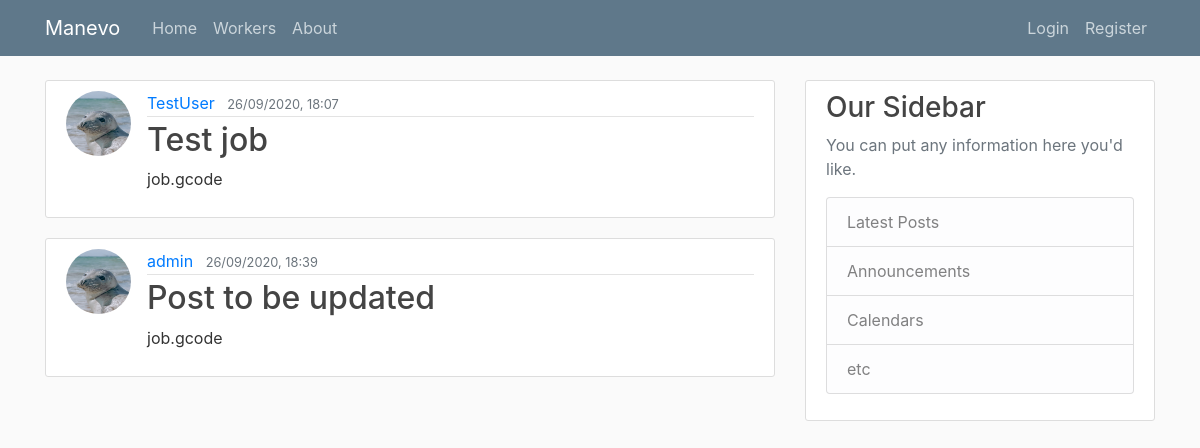
Page /home on the earlier database version.
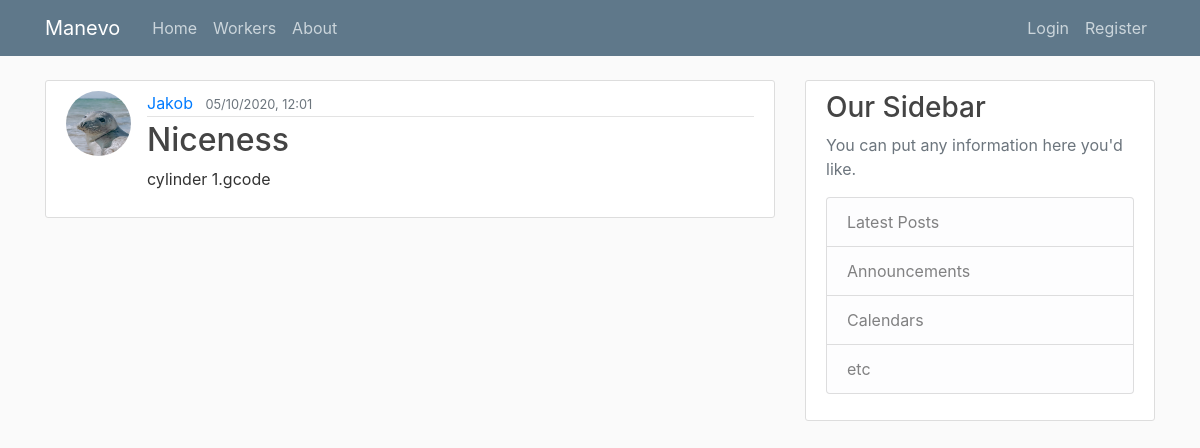
Same page on the later database version.
### hub/models.py (models this page shows, shortened)
class Job(db.Model):
    id = db.Column(db.Integer, primary_key=True) # Primary key for job
    uploadID = db.Column(db.Integer, unique=False) # ID for uploads - used for quantity settings
    groupID = db.Column(db.Integer, unique=False) # ID to group different jobs
    queuePosition = db.Column(db.Integer, unique=True) # Number used to sort job queue positions
    title = db.Column(db.String, nullable=False) # Arbitrary name of the job given by user
    code = db.Column(db.String, nullable=False) # Filename of uploaded GCode
    color = db.Column(db.String, nullable=False) # Color of filament used
    material = db.Column(db.String, nullable=False) # Filament material
    datePosted = db.Column(db.DateTime, nullable=False, default=datetime.now()) # Date job is posted
    datePrintStart = db.Column(db.DateTime, nullable=True) # Date job is initiated
    datePrintFinish = db.Column(db.DateTime, nullable=True) # Date job is completed
    qty = db.Column(db.Integer, nullable=False) # Job multiplier - this column will be deleted in later versions
    comment = db.Column(db.Text, nullable=True) # Comment by user regarding job
    status = db.Column(db.String, nullable=False) # Status of print - In queue, printed, completed, ect.
    printerID = db.Column(db.Integer, db.ForeignKey('worker.id')) # ID used to assign job or refer job to the used printer
    userID = db.Column(db.Integer, db.ForeignKey('user.id'), nullable=False) # ID used to assign job or refer job to the used printer

class User(db.Model, UserMixin):
    id = db.Column(db.Integer, primary_key=True)
    username = db.Column(db.String(20), unique=True, nullable=False)
    email = db.Column(db.String(120), unique=True, nullable=False)
    image_file = db.Column(db.String(20), nullable=False, default='default.jpg')
    password = db.Column(db.String(60), nullable=False)
    jobs = db.relationship('Job', backref='user')
    workers = db.relationship('Worker', backref='user')

### hub/routes.py (the view)
@app.route("/")
@app.route("/home")
def home():
    jobs = Job.query.all()
    return render_template("home.html", jobs=jobs)

### hub/templates/home.html
{% extends "layout.html" %}
{% block content %}
    {% for job in jobs %}
        <article class="media content-section">
          <img class="rounded-circle article-img" src="{{url_for('static', filename='profile_pics/' + job.user.image_file)}}">
          <div class="media-body">
            <div class="article-metadata">
              <a class="mr-2" href="#">{{ job.user.username }}</a>
              <small class="text-muted">{{ job.datePosted.strftime('%d/%m/%Y, %H:%M') }}</small>
            </div>
            <h2><a class="article-title" href="{{ url_for('job', job_id=job.id) }}">{{ job.title }}</a></h2>
            <p class="article-content">{{ job.code }}</p>
          </div>
        </article>
    {% endfor %}
{% endblock content%}

### hub/templates/layout.html (shortened to what this page needs)
<!DOCTYPE html>
<html>
<head>
    <link rel="stylesheet" href="https://stackpath.bootstrapcdn.com/bootstrap/4.3.1/css/bootstrap.min.css">
    <link rel="stylesheet" type="text/css" href="{{ url_for('static', filename='main.css') }}">
</head>
<body>
    <header class="site-header">
      <nav class="navbar navbar-expand-md navbar-dark bg-steel fixed-top">
        <div class="container">
          <a class="navbar-brand mr-4" href="/">Manevo</a>
          <div class="collapse navbar-collapse" id="navbarToggle">
            <div class="navbar-nav mr-auto">
              <a class="nav-item nav-link" href="{{ url_for('home') }}">Home</a>
              <a class="nav-item nav-link" href="{{ url_for('worker') }}">Workers</a>
              <a class="nav-item nav-link" href="{{ url_for('about') }}">About</a>
            </div>
            <div class="navbar-nav">
              {% if current_user.is_authenticated %}
                <a class="nav-item nav-link" href="{{ url_for('new_job') }}">Create Job</a>
                <a class="nav-item nav-link" href="{{ url_for('account') }}">Account</a>
                <a class="nav-item nav-link" href="{{ url_for('logout') }}">Logout</a>
              {% else %}
                  <a class="nav-item nav-link" href="{{ url_for('login') }}">Login</a>
                  <a class="nav-item nav-link" href="{{ url_for('register') }}">Register</a>
              {% endif %}
            </div>
          </div>
        </div>
      </nav>
    </header>
    <main role="main" class="container">
      <div class="row">
        <div class="col-md-8">
          {% block content %}{% endblock %}
        </div>
        <div class="col-md-4">
          <div class="content-section">
            <h3>Our Sidebar</h3>
            <p class='text-muted'>You can put any information here you'd like.
              <ul class="list-group">
                <li class="list-group-item list-group-item-light">Latest Posts</li>
                <li class="list-group-item list-group-item-light">Announcements</li>
                <li class="list-group-item list-group-item-light">Calendars</li>
                <li class="list-group-item list-group-item-light">etc</li>
              </ul>
            </p>
          </div>
        </div>
      </div>
    </main>
</body>
</html>

### hub/static/main.css (style rules this page uses)
body { background: #fafafa; color: #333333; margin-top: 5rem; }
h1, h2, h3, h4, h5, h6 { color: #444444; }
.bg-steel { background-color: #5f788a; }
.site-header .navbar-nav .nav-link { color: #cbd5db; }
.content-section { background: #ffffff; padding: 10px 20px; border: 1px solid #dddddd; border-radius: 3px; margin-bottom: 20px; }
.article-title { color: #444444; }
.article-content { white-space: pre-line; }
.article-img { height: 65px; width: 65px; margin-right: 16px; }
.article-metadata { padding-bottom: 1px; margin-bottom: 4px; border-bottom: 1px solid #e3e3e3 }

Differences in the rows shown:
removed Job: image_file (placeholder picture), user.username "TestUser", datePosted "26/09/2020, 18:07", title "Test job", code "job.gcode"
removed Job: image_file (placeholder picture), user.username "admin", datePosted "26/09/2020, 18:39", title "Post to be updated", code "job.gcode"
added Job: image_file (placeholder picture), user.username "Jakob", datePosted "05/10/2020, 12:01", title "Niceness", code "cylinder 1.gcode"
